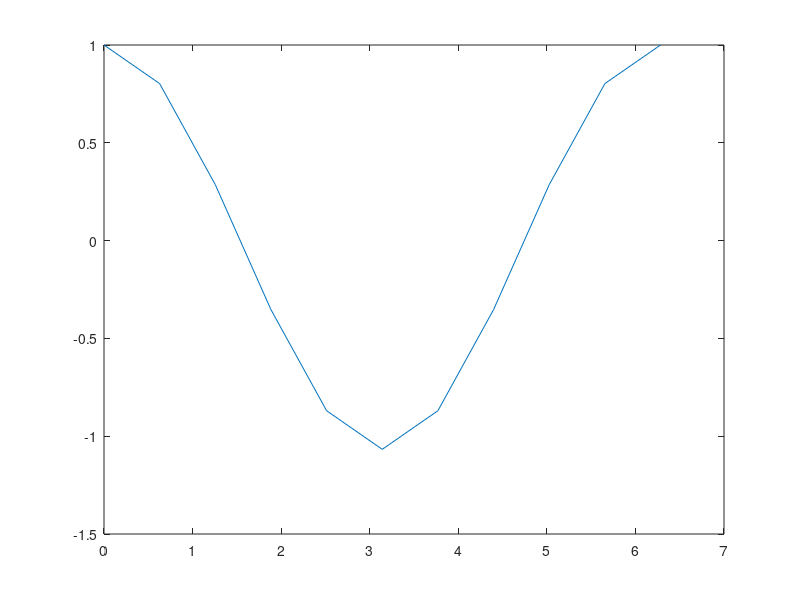

The MATLAB source for this figure:
%% 1

clc
clear
close all



a = 0;
b = 1;


BC = [0 0];


mu = 0.001;
f = @(x) -ones(length(x),1);

intervalli = 80;

h = (b-a)/intervalli;

d = mu/h^2 * (2) + 1/h;

d1 = mu/h^2 * (-1);

d_1 = mu/h^2 * (-1) + 1/h * (-1);

uni = ones(intervalli-1, 1)

A = spdiags(uni*[d, d1, d_1], [0 1 -1], intervalli-1, intervalli-1)

x = (a:h:b)';
b = f(x(2:end-1));

% non metto dirichlet perché è omogeneo

u = [BC(1); A\b; BC(2)];
min(u)



%% 2
clc
clear
close all

intervalli = 1000;

mu = 6;

f = @(x) cos(sin(x));

BC = [1/2 1/3];

a = 0;
b = pi;

h = (b-a)/intervalli;

d = mu/h^2 * 2;

d1 = mu/h^2 * (-1);


uni = ones(intervalli-1, 1);

A = spdiags(uni * [d, d1, d1], [0 1 -1], intervalli-1, intervalli-1);


x = (a:h:b)';
b = f(x(2:end-1));

b(1) = b(1) + mu/h^2 * BC(1);

b(end) = b(end) + mu/h^2 * BC(2);

u = [BC(1); A\b; BC(2)];

max(u)


%% 3

clc
clear
close all

f = @(x) log(3.*x.^2 + 2);

mu = 5;

BC = [0 0];

a = 0;
b = 1;
intervalli = 100;
h = (b-a)/intervalli;

d = mu/h^2 * (2);

d1 = mu/h^2 * (-1);

uni = ones(intervalli-1,1);

A = spdiags(uni *[d, d1, d1], [0 1 -1], intervalli-1, intervalli-1);

x = (a:h:b)';

b = f(x(2:end-1));


u = [BC(1); A\b; BC(2)];

max(u)

%% 4

clc
clear
close all

f = @(x) cos(x);

a = 0;
b = 2*pi;
intervalli = 10;
mu = -1;
h = (b-a)/intervalli;

% neumann a destra
BC = [-1 0];

% intervalli - 1 perché scrivo la roba di neumann extra "a mano"
uni = ones(intervalli-1, 1);

% aggiungo un altro elemento alla diagonale a dx per neumann, ma diviso 2
d = [mu/h^2 * (2) * uni; mu/h^2 * (1)];

% la diagonale è simmetrica, quindi d1 = d_1;
% aggiungo un 1 in più sempre per neumann
d1 = mu/h^2 * (-1) * [uni; 1];

A = spdiags([d, d1, d1], [0 1 -1], intervalli, intervalli);

x = (a:h:b)';

% da 2 a end perché non conosco end, quindi devo calcolarlo
b = f(x(2:end));

% dirichlet non omogeneo
b(1) = b(1) + mu/h^2 * BC(1);

% essendo BC(2) = 0 non importa, ma il meno è necessario perché nel testo
% dell'esercizio ci da u' = 0, mentre dovrebbe essere -u' = 0 per il caso
% "standard"
b(end) = b(end)/2 + BC(2)/h * (-1);

u = [BC(1); A\b];

plot(x, u)

u(find(x==pi))


%% extra

clc
clear
close all

f = @(x) sin(x);

a = 0;
b = 2*pi;
intervalli = 10;
mu = -1;
h = (b-a)/intervalli;

% neumann a destra
BC = [0 -1];

% intervalli - 1 perché scrivo la roba di neumann extra "a mano"
uni = ones(intervalli-1, 1);

% aggiungo un altro elemento alla diagonale a dx per neumann, ma diviso 2
d = [mu/h^2 * (2) * uni; mu/h^2 * (1)];

% la diagonale è simmetrica, quindi d1 = d_1;
% aggiungo un 1 in più sempre per neumann
d1 = mu/h^2 * (-1) * [uni; 1];

A = spdiags([d, d1, d1], [0 1 -1], intervalli, intervalli);

x = (a:h:b)';

% da 2 a end perché non conosco end, quindi devo calcolarlo
b = f(x(2:end));

% dirichlet non omogeneo
b(1) = b(1) + mu/h^2 * BC(1);

% il -1 è necessario perché nel testo
% dell'esercizio ci da u' = -1, mentre dovrebbe essere -u' = -1 per il caso
% "standard" visto che mu = -1
b(end) = b(end)/2 + BC(2)/h * (-1);

u = [BC(1); A\b];

plot(x, u)

u(find(x==2*pi))


%% round 2

%% 1

clc
clear
close all

x0 = 0;
xf = 2*pi;

f = @(x) sin(x);
mu = -1;

% bisogna moltiplicare per mu perché psi è mu*u'. Essendo u' = -1, allora
% mu*u' = mu*-1
BC = [0 -1*mu];

intervalli = 10;

h = (xf-x0)/intervalli;

uni = ones(intervalli-1,1);

d = mu/h^2*2.*uni;

d = [d; mu/h^2];

d1 = -mu/h^2.*uni;

A = spdiags([d, [0;d1], [d1;0]], [0 1 -1], intervalli, intervalli);

x = (x0:h:xf)';
b = f(x(2:end));

b(1) = b(1) + mu/h^2*BC(1);
b(end) = b(end) + BC(2)/h;

u = [0; A\b];


u(end)

%% 2
clc
clear
close all

mu = 0.1;

f = @(x) ones(length(x),1);

x0 = 0;
xf = 1;

intervalli = 100;
h = (xf-x0)/intervalli;

uni = ones(intervalli-1, 1);

d = (mu/h^2*2 +1/h).* uni ;
d1 = (-mu/h^2).*uni;
d_1 = (-mu/h^2 - 1/h).*uni;


A = spdiags([d, d1, d_1], [0 1 -1], intervalli-1, intervalli-1);

x = (x0:h:xf)';

b = f(x(2:end-1));

u = [0; A\b; 0];
max(u)
plot(x,u)

%% 3

clc
clear
close all

mu = 3;

f = @(x) exp(sin(x));

BC = [1 2];

a = -2;
b = 2;

intervalli = 1000;
h = (b-a)/intervalli;


uni = ones(intervalli-1,1);

d = 2*uni;
d1 = -1*uni;

A = spdiags(mu/h^2*[d, d1, d1], [0 1 -1], intervalli-1, intervalli-1);

x = (a:h:b)';
b = f(x(2:end-1));

b(1) = b(1) + mu/h^2 * BC(1);
b(end) = b(end) + mu/h^2 * BC(2);

u = [BC(1); A\b; BC(2)];

max(u)


%% 4

clc
clear
close all

mu = 2;

f = @(x) abs(cos(pi.*x));

a = 0;
b = 2;

BC = [0 0];
intervalli = 1000;

h = (b-a)/intervalli;

uni = ones(intervalli-1,1);
d = 2*uni;
d1 = -1*uni;

A = spdiags(mu/h^2.*[d, d1, d1], [0 1 -1], intervalli-1, intervalli-1);

x = (a:h:b)';
b = f(x(2:end-1));

u = [0; A\b; 0];

max(u)



%% round 3

%% 1
clc
clear
close all

mu = 3;

f = @(x) exp(pi.*x);
a = -1;
b = 1;
% dirichlet omogeneo

intervalli = 1000;
h = (b-a)/intervalli;
x = (a:h:b)'

d1 = - mu/h^2 * ones(intervalli-1,1);

d = 2*mu/h^2 * ones(intervalli-1,1);

A = spdiags([d1, d1, d], [1 -1 0], intervalli-1, intervalli-1);

b = f(x(2:end-1));

max(A\b)


%% 2
clc
clear
close all

f = @(x) -cos(x);

mu = -1;
a = 0;
b = 2*pi;

% neumann a destra
BC = [1 0];

intervalli = 10;

h = (b-a)/intervalli;

x = (a:h:b)';

d = 2*mu/h^2 * ones(intervalli,1);

d(end) = d(end)/2;

d1 = -mu/h^2 * ones(intervalli-1,1);

A = spdiags([d, [0;d1], [d1;0]], [0 1 -1], intervalli, intervalli);

b = f(x(2:end));
b(1) = b(1) + mu/h^2*BC(1)
b(end) = b(end)/2 + BC(end)/h;



plot(x, [BC(1); A\b])

%% 3
clc
clear
close all

mu = 2;

f = @(x) x.^(2/3);

BC = [1 2];

a = 0;
b = 3;
intervalli = 100;

h = (b-a)/intervalli;
x = (a:h:b)';

d = 2*mu/h^2.*ones(intervalli-1,1);

d1 = -mu/h^2*ones(intervalli-1,1);

A = spdiags([d, d1, d1], [0 1 -1], intervalli-1, intervalli-1);


b = f(x(2:end-1));
b(1) = b(1) + mu/h^2 * BC(1);
b(end) = b(end) + mu/h^2 * BC(end);


max(A\b)

%% 4
clc
clear
close all

mu = 0.1;
f = @(x) ones(length(x),1);

intervalli = 100;
a = 0;
b = 1;
h = (b-a)/intervalli

d = (2*mu/h^2 + 1/h) * ones(intervalli-1,1);

d1 = (-mu/h^2 )*ones(intervalli-1,1)

d_1 = (-mu/h^2 - 1/h)*ones(intervalli-1,1)

A = spdiags([d, d1, d_1], [0 1 -1], intervalli-1, intervalli-1);

x = (a:h:b)';

b = f(x(2:end-1));

max(A\b)
